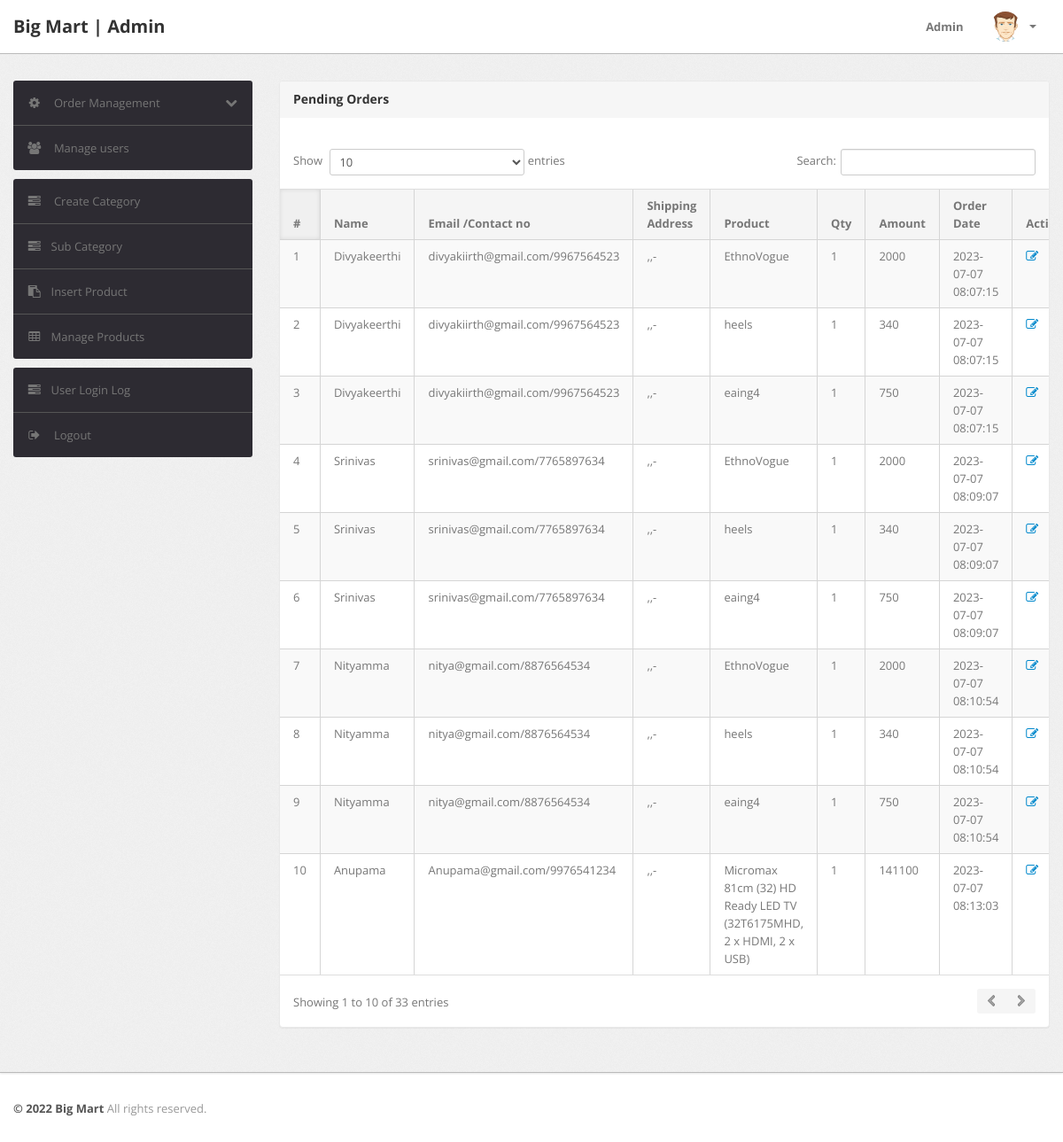
/admin/pending-orders.php (signed in), run on the app's committed database.
### tables this page shows
CREATE TABLE `orders` (
  `id` int(11) NOT NULL,
  `userId` int(11) DEFAULT NULL,
  `productId` varchar(255) DEFAULT NULL,
  `quantity` int(11) DEFAULT NULL,
  `invoicenum` varchar(100) NOT NULL,
  `orderDate` timestamp NOT NULL DEFAULT current_timestamp(),
  `paymentMethod` varchar(50) DEFAULT NULL,
  `orderStatus` varchar(55) DEFAULT NULL
);

CREATE TABLE `users` (
  `id` int(11) NOT NULL,
  `name` varchar(255) DEFAULT NULL,
  `email` varchar(255) DEFAULT NULL,
  `contactno` bigint(11) DEFAULT NULL,
  `password` varchar(255) DEFAULT NULL,
  `shippingAddress` longtext DEFAULT NULL,
  `shippingState` varchar(255) DEFAULT NULL,
  `shippingCity` varchar(255) DEFAULT NULL,
  `shippingPincode` int(11) DEFAULT NULL,
  `billingAddress` longtext DEFAULT NULL,
  `billingState` varchar(255) DEFAULT NULL,
  `billingCity` varchar(255) DEFAULT NULL,
  `billingPincode` int(11) DEFAULT NULL,
  `regDate` timestamp NOT NULL DEFAULT current_timestamp(),
  `updationDate` varchar(255) DEFAULT NULL
);

CREATE TABLE `products` (
  `id` int(11) NOT NULL,
  `category` int(11) NOT NULL,
  `subCategory` int(11) DEFAULT NULL,
  `productName` varchar(255) DEFAULT NULL,
  `productCompany` varchar(255) DEFAULT NULL,
  `productPrice` int(11) DEFAULT NULL,
  `productPriceBeforeDiscount` int(11) DEFAULT NULL,
  `productDescription` longtext DEFAULT NULL,
  `productImage1` varchar(255) DEFAULT NULL,
  `productImage2` varchar(255) DEFAULT NULL,
  `productImage3` varchar(255) DEFAULT NULL,
  `shippingCharge` int(11) DEFAULT NULL,
  `productAvailability` varchar(255) DEFAULT NULL,
  `postingDate` timestamp NULL DEFAULT current_timestamp(),
  `updationDate` varchar(255) DEFAULT NULL
);

### admin/pending-orders.php (the view, shortened to what this page needs)
<?php
include('include/config.php');
if(strlen($_SESSION['alogin'])==0)
	{
header('location:index.php');
}
else{
?>
<!DOCTYPE html>
<html lang="en">
<head>
	<link type="text/css" href="bootstrap/css/bootstrap.min.css" rel="stylesheet">
	<link type="text/css" href="bootstrap/css/bootstrap-responsive.min.css" rel="stylesheet">
	<link type="text/css" href="css/theme.css" rel="stylesheet">
	<link type="text/css" href="images/icons/css/font-awesome.css" rel="stylesheet">
</head>
<body>
<?php include('include/header.php');?>
	<div class="wrapper">
		<div class="container">
			<div class="row">
<?php include('include/sidebar.php');?>
			<div class="span9">
					<div class="content">
	<div class="module">
							<div class="module-head">
								<h3>Pending Orders</h3>
							</div>
							<div class="module-body table">
									<br />
								<table cellpadding="0" cellspacing="0" border="0" class="datatable-1 table table-bordered table-striped	 display table-responsive" >
									<thead>
										<tr>
											<th>#</th>
											<th> Name</th>
											<th width="50">Email /Contact no</th>
											<th>Shipping Address</th>
											<th>Product </th>
											<th>Qty </th>
											<th>Amount </th>
											<th>Order Date</th>
											<th>Action</th>
										</tr>
									</thead>
<tbody>
<?php
$status='Delivered';
$query=mysqli_query($con,"select users.name as username,users.email as useremail,users.contactno as usercontact,users.shippingAddress as shippingaddress,users.shippingCity as shippingcity,users.shippingState as shippingstate,users.shippingPincode as shippingpincode,products.productName as productname,products.shippingCharge as shippingcharge,orders.quantity as quantity,orders.orderDate as orderdate,products.productPrice as productprice,orders.id as id  from orders join users on  orders.userId=users.id join products on products.id=orders.productId where orders.	orderStatus!='$status' or orders.orderStatus is null");
$cnt=1;
while($row=mysqli_fetch_array($query))
{
?>
										<tr>
											<td><?php echo htmlentities($cnt);?></td>
											<td><?php echo htmlentities($row['username']);?></td>
<td><?php echo htmlentities($row['useremail']);?>/<?php echo htmlentities($row['usercontact']);?></td>
<td><?php echo htmlentities($row['shippingaddress'].",".$row['shippingcity'].",".$row['shippingstate']."-".$row['shippingpincode']);?></td>
											<td><?php echo htmlentities($row['productname']);?></td>
											<td><?php echo htmlentities($row['quantity']);?></td>
											<td><?php echo htmlentities($row['quantity']*$row['productprice']+$row['shippingcharge']);?></td>
											<td><?php echo htmlentities($row['orderdate']);?></td>
											<td>   <a href="updateorder.php?oid=<?php echo htmlentities($row['id']);?>" title="Update order" target="_blank"><i class="icon-edit"></i></a>
											</td>
											</tr>
										<?php $cnt=$cnt+1; } ?>
										</tbody>
								</table>
							</div>
						</div>
					</div>
				</div>
			</div>
		</div>
	</div>
<?php include('include/footer.php');?>
</body>
<?php } ?>

### data on the page
orders: userId.name "Divyakeerthi", userId.email "divyakiirth@gmail.com", userId.contactno "9967564523", userId.shippingPincode ",,-", productId.productName "EthnoVogue", quantity "1", $row['quantity']*$row['productprice']+$row['shippingcharge'] "2000", orderDate "2023-07-07 08:07:15"
orders: userId.name "Divyakeerthi", userId.email "divyakiirth@gmail.com", userId.contactno "9967564523", userId.shippingPincode ",,-", productId.productName "heels", quantity "1", $row['quantity']*$row['productprice']+$row['shippingcharge'] "340", orderDate "2023-07-07 08:07:15"
orders: userId.name "Divyakeerthi", userId.email "divyakiirth@gmail.com", userId.contactno "9967564523", userId.shippingPincode ",,-", productId.productName "eaing4", quantity "1", $row['quantity']*$row['productprice']+$row['shippingcharge'] "750", orderDate "2023-07-07 08:07:15"
orders: userId.name "Srinivas", userId.email "srinivas@gmail.com", userId.contactno "7765897634", userId.shippingPincode ",,-", productId.productName "EthnoVogue", quantity "1", $row['quantity']*$row['productprice']+$row['shippingcharge'] "2000", orderDate "2023-07-07 08:09:07"
orders: userId.name "Srinivas", userId.email "srinivas@gmail.com", userId.contactno "7765897634", userId.shippingPincode ",,-", productId.productName "heels", quantity "1", $row['quantity']*$row['productprice']+$row['shippingcharge'] "340", orderDate "2023-07-07 08:09:07"
orders: userId.name "Srinivas", userId.email "srinivas@gmail.com", userId.contactno "7765897634", userId.shippingPincode ",,-", productId.productName "eaing4", quantity "1", $row['quantity']*$row['productprice']+$row['shippingcharge'] "750", orderDate "2023-07-07 08:09:07"
orders: userId.name "Nityamma", userId.email "nitya@gmail.com", userId.contactno "8876564534", userId.shippingPincode ",,-", productId.productName "EthnoVogue", quantity "1", $row['quantity']*$row['productprice']+$row['shippingcharge'] "2000", orderDate "2023-07-07 08:10:54"
orders: userId.name "Nityamma", userId.email "nitya@gmail.com", userId.contactno "8876564534", userId.shippingPincode ",,-", productId.productName "heels", quantity "1", $row['quantity']*$row['productprice']+$row['shippingcharge'] "340", orderDate "2023-07-07 08:10:54"
orders: userId.name "Nityamma", userId.email "nitya@gmail.com", userId.contactno "8876564534", userId.shippingPincode ",,-", productId.productName "eaing4", quantity "1", $row['quantity']*$row['productprice']+$row['shippingcharge'] "750", orderDate "2023-07-07 08:10:54"
orders: userId.name "Anupama", userId.email "Anupama@gmail.com", userId.contactno "9976541234", userId.shippingPincode ",,-", productId.productName "Micromax 81cm (32) HD Ready LED TV (32T6175MHD, 2 x HDMI, 2 x USB)", quantity "1", $row['quantity']*$row['productprice']+$row['shippingcharge'] "141100", orderDate "2023-07-07 08:13:03"
